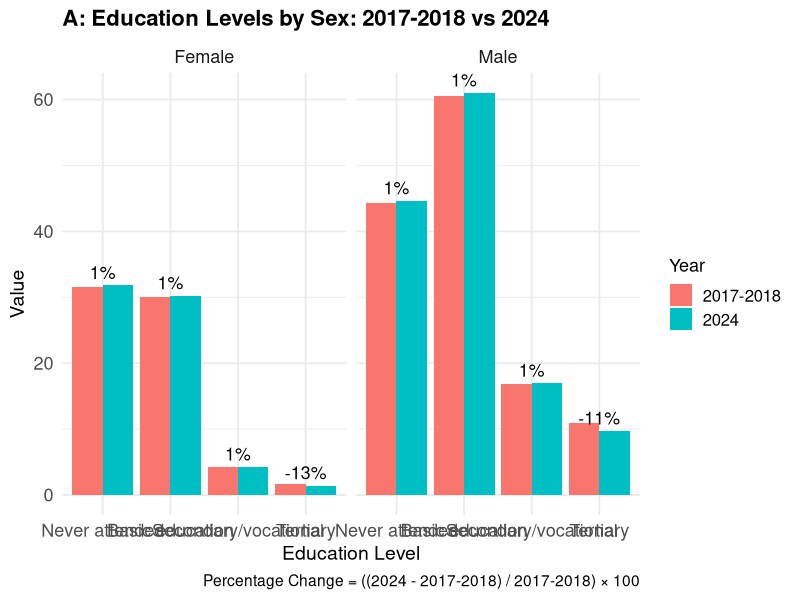
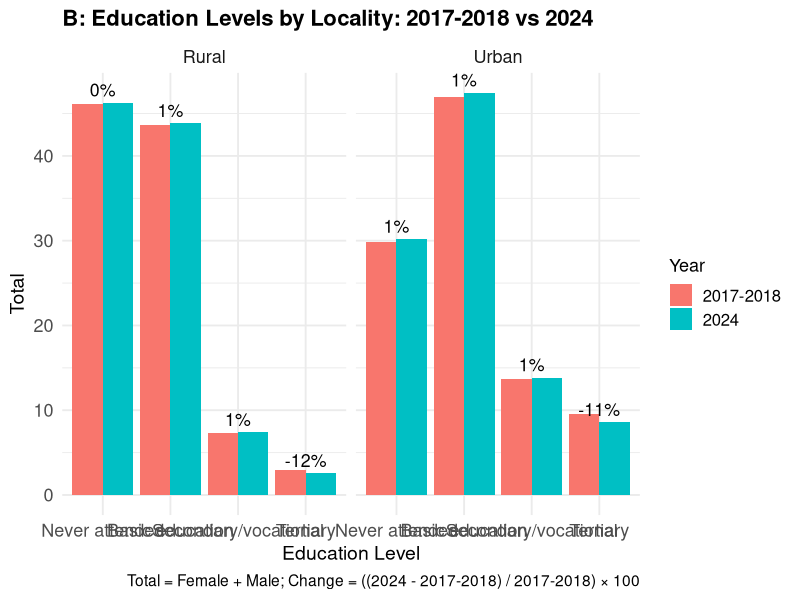
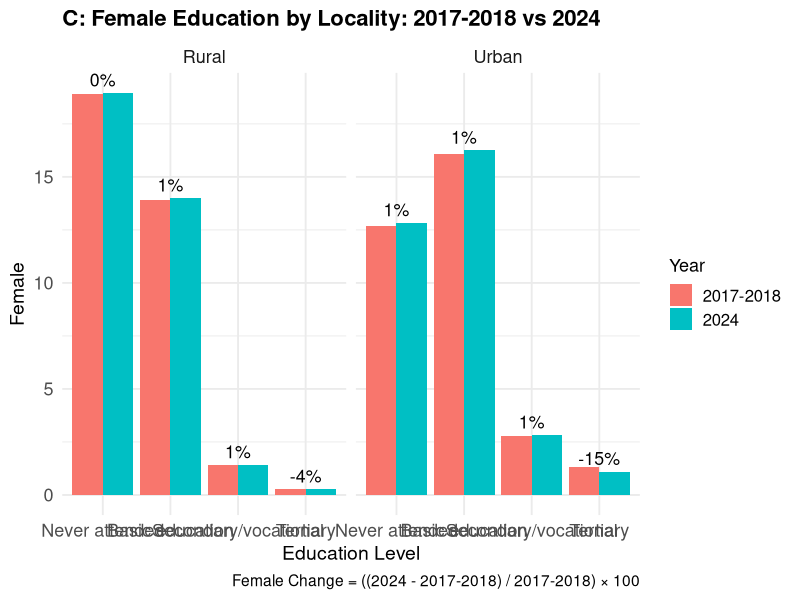
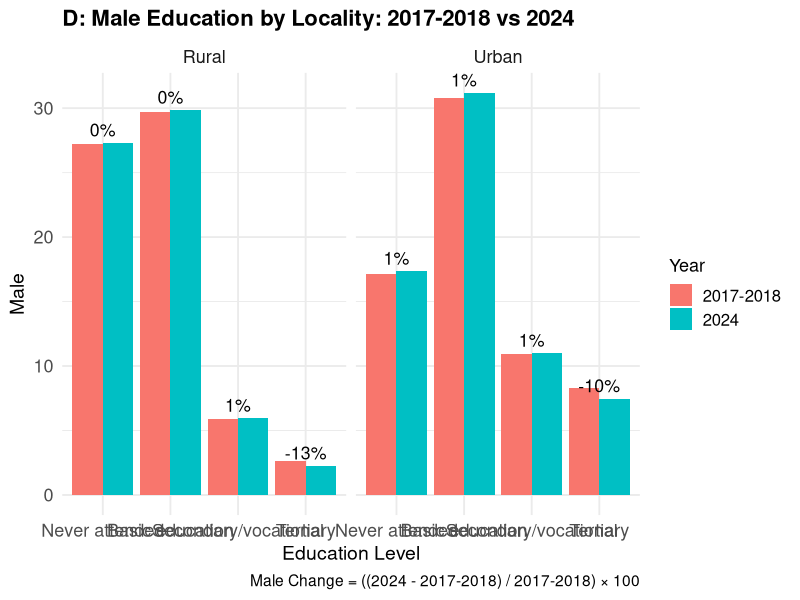
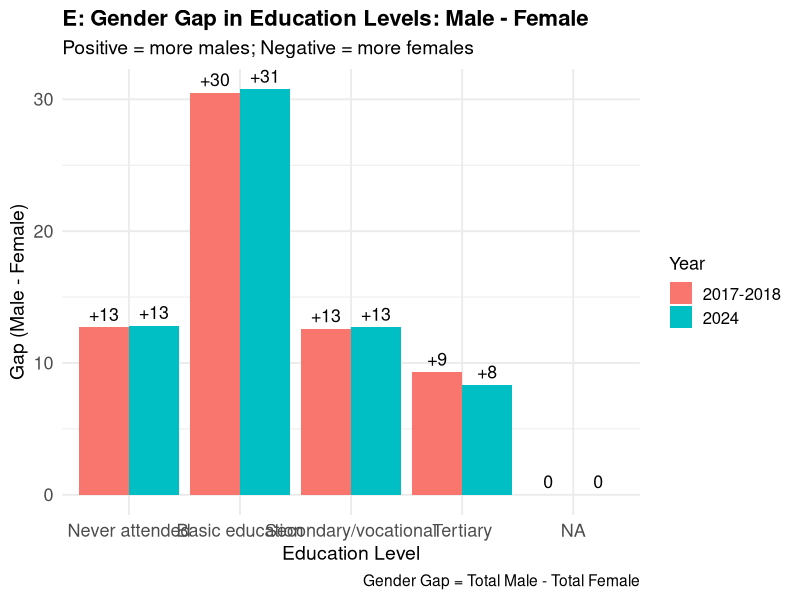
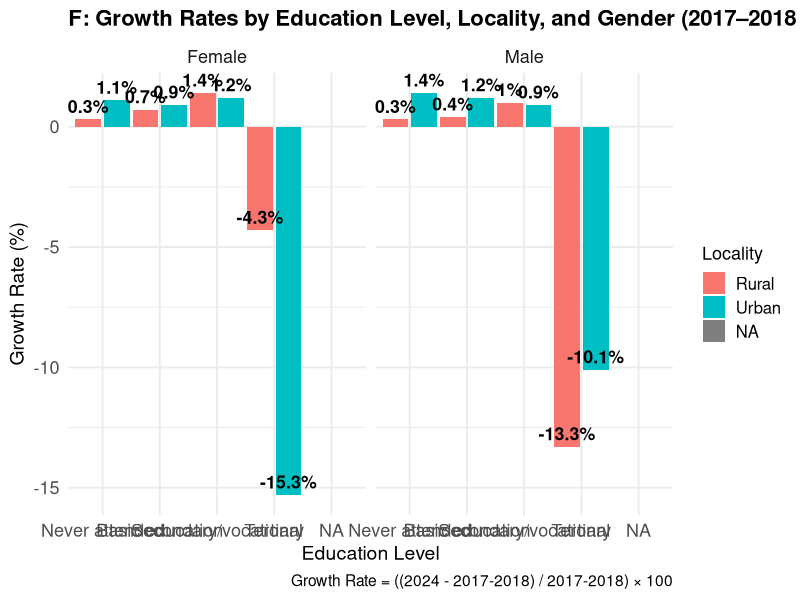
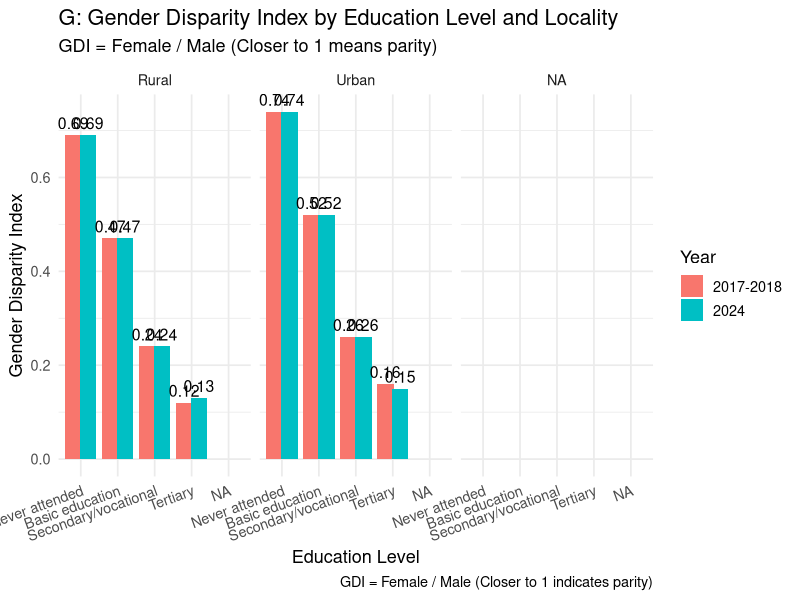
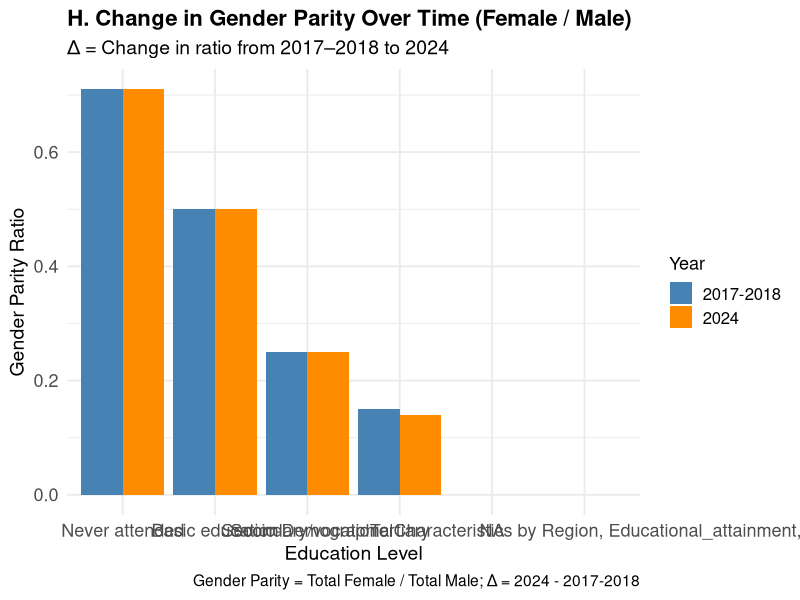

Recreate these plots in R, in order.
# Load necessary libraries
library(readxl)
library(dplyr)
library(ggplot2)
library(tidyr)
library(scales)

# Read data
data_1718 <- read_excel("2017-2018 data set.xlsx", sheet = "17-18")
data_2024 <- read_excel("2017-2018 data set.xlsx", sheet = "2024")

# Add Year column
data_1718 <- data_1718 %>% mutate(Year = "2017-2018")
data_2024 <- data_2024 %>% mutate(Year = "2024")

# Combine datasets
combined_data <- bind_rows(data_1718, data_2024)

# Convert to numeric
combined_data <- combined_data %>%
  mutate(
    Female = as.numeric(Female),
    Male = as.numeric(Male)
  )

# Standard education level order
edu_levels <- c("Never attended", "Basic education", "Secondary/vocational", "Tertiary")

# A. Education by Sex
sex_edu <- combined_data %>%
  filter(!is.na(`Education Level`), `Education Level` != "Total", !is.na(Female), !is.na(Male)) %>%
  group_by(Year, `Education Level`) %>%
  summarise(Female = sum(Female, na.rm = TRUE), Male = sum(Male, na.rm = TRUE), .groups = "drop") %>%
  pivot_longer(cols = c("Male", "Female"), names_to = "Sex", values_to = "Value") %>%
  mutate(`Education Level` = factor(`Education Level`, levels = edu_levels))

sex_edu_change <- sex_edu %>%
  pivot_wider(names_from = Year, values_from = Value) %>%
  filter(!is.na(`2024`) & !is.na(`2017-2018`)) %>%
  mutate(PercentChange = (`2024` - `2017-2018`) / `2017-2018` * 100)

ggplot(sex_edu, aes(x = `Education Level`, y = Value, fill = Year)) +
  geom_bar(stat = "identity", position = "dodge") +
  facet_wrap(~ Sex) +
  geom_text(data = sex_edu_change,
            aes(x = `Education Level`, y = `2024`, label = paste0(round(PercentChange), "%")),
            position = position_dodge(width = 0.9),
            size = 4.5, vjust = -0.5, inherit.aes = FALSE) +
  labs(title = "A: Education Levels by Sex: 2017-2018 vs 2024",
       x = "Education Level", y = "Value", caption = "Percentage Change = ((2024 - 2017-2018) / 2017-2018) × 100") +
  theme_minimal(base_size = 14) +
  theme(plot.title = element_text(size = 16, face = "bold"),
        axis.text = element_text(size = 13),
        axis.title = element_text(size = 14),
        legend.title = element_text(size = 13),
        legend.text = element_text(size = 12),
        strip.text = element_text(size = 13))

# B. Education by Locality
locality_edu <- combined_data %>%
  filter(!is.na(`Education Level`), `Education Level` != "Total", !is.na(Locality)) %>%
  group_by(Year, `Education Level`, Locality) %>%
  summarise(Total = sum(Female + Male, na.rm = TRUE), .groups = "drop") %>%
  mutate(`Education Level` = factor(`Education Level`, levels = edu_levels))

locality_edu_change <- locality_edu %>%
  pivot_wider(names_from = Year, values_from = Total) %>%
  filter(!is.na(`2024`) & !is.na(`2017-2018`)) %>%
  mutate(PercentChange = (`2024` - `2017-2018`) / `2017-2018` * 100)

ggplot(locality_edu, aes(x = `Education Level`, y = Total, fill = Year)) +
  geom_bar(stat = "identity", position = "dodge") +
  facet_wrap(~ Locality) +
  geom_text(data = locality_edu_change,
            aes(x = `Education Level`, y = `2024`, label = paste0(round(PercentChange), "%")),
            position = position_dodge(width = 0.9),
            size = 4.5, vjust = -0.5, inherit.aes = FALSE) +
  labs(title = "B: Education Levels by Locality: 2017-2018 vs 2024",
       x = "Education Level", y = "Total", caption = "Total = Female + Male; Change = ((2024 - 2017-2018) / 2017-2018) × 100") +
  theme_minimal(base_size = 14) +
  theme(plot.title = element_text(size = 16, face = "bold"),
        axis.text = element_text(size = 13),
        axis.title = element_text(size = 14),
        legend.title = element_text(size = 13),
        legend.text = element_text(size = 12),
        strip.text = element_text(size = 13))

# C. Female by Locality
female_locality <- combined_data %>%
  filter(!is.na(`Education Level`), `Education Level` != "Total", Locality %in% c("Urban", "Rural")) %>%
  select(`Education Level`, Locality, Female, Year) %>%
  mutate(`Education Level` = factor(`Education Level`, levels = edu_levels))

female_change <- female_locality %>%
  pivot_wider(names_from = Year, values_from = Female) %>%
  mutate(PercentChange = (`2024` - `2017-2018`) / `2017-2018` * 100)

ggplot(female_locality, aes(x = `Education Level`, y = Female, fill = Year)) +
  geom_bar(stat = "identity", position = "dodge") +
  facet_wrap(~ Locality) +
  geom_text(data = female_change,
            aes(x = `Education Level`, y = `2024`, label = paste0(round(PercentChange), "%")),
            position = position_dodge(width = 0.9),
            size = 4.5, vjust = -0.5, inherit.aes = FALSE) +
  labs(title = "C: Female Education by Locality: 2017-2018 vs 2024",
       x = "Education Level", y = "Female", caption = "Female Change = ((2024 - 2017-2018) / 2017-2018) × 100") +
  theme_minimal(base_size = 14) +
  theme(plot.title = element_text(size = 16, face = "bold"),
        axis.text = element_text(size = 13),
        axis.title = element_text(size = 14),
        legend.title = element_text(size = 13),
        legend.text = element_text(size = 12),
        strip.text = element_text(size = 13))

# D. Male by Locality
male_locality <- combined_data %>%
  filter(!is.na(`Education Level`), `Education Level` != "Total", Locality %in% c("Urban", "Rural")) %>%
  select(`Education Level`, Locality, Male, Year) %>%
  mutate(`Education Level` = factor(`Education Level`, levels = edu_levels))

male_change <- male_locality %>%
  pivot_wider(names_from = Year, values_from = Male) %>%
  mutate(PercentChange = (`2024` - `2017-2018`) / `2017-2018` * 100)

ggplot(male_locality, aes(x = `Education Level`, y = Male, fill = Year)) +
  geom_bar(stat = "identity", position = "dodge") +
  facet_wrap(~ Locality) +
  geom_text(data = male_change,
            aes(x = `Education Level`, y = `2024`, label = paste0(round(PercentChange), "%")),
            position = position_dodge(width = 0.9),
            size = 4.5, vjust = -0.5, inherit.aes = FALSE) +
  labs(title = "D: Male Education by Locality: 2017-2018 vs 2024",
       x = "Education Level", y = "Male", caption = "Male Change = ((2024 - 2017-2018) / 2017-2018) × 100") +
  theme_minimal(base_size = 14) +
  theme(plot.title = element_text(size = 16, face = "bold"),
        axis.text = element_text(size = 13),
        axis.title = element_text(size = 14),
        legend.title = element_text(size = 13),
        legend.text = element_text(size = 12),
        strip.text = element_text(size = 13))

# E. Gender Gap
gender_gap <- combined_data %>%
  filter(!is.na(`Education Level`), `Education Level` != "Total") %>%
  group_by(Year, `Education Level`) %>%
  summarise(Male = sum(Male, na.rm = TRUE),
            Female = sum(Female, na.rm = TRUE),
            Gap = Male - Female,
            .groups = "drop") %>%
  mutate(`Education Level` = factor(`Education Level`, levels = edu_levels),
         GapLabel = ifelse(Gap > 0, paste0("+", round(Gap)), round(Gap)))

ggplot(gender_gap, aes(x = `Education Level`, y = Gap, fill = Year)) +
  geom_bar(stat = "identity", position = "dodge") +
  geom_text(aes(label = GapLabel),
            position = position_dodge(width = 0.9),
            vjust = -0.5, size = 4.5, color = "black") +
  labs(title = "E: Gender Gap in Education Levels: Male - Female",
       caption = "Gender Gap = Total Male - Total Female",
       x = "Education Level", y = "Gap (Male - Female)",
       subtitle = "Positive = more males; Negative = more females") +
  theme_minimal(base_size = 14) +
  theme(plot.title = element_text(size = 16, face = "bold"),
        axis.text = element_text(size = 13),
        axis.title = element_text(size = 14),
        legend.title = element_text(size = 13),
        legend.text = element_text(size = 12),
        strip.text = element_text(size = 13))

# F. Growth Rate by Gender and Locality
growth_data <- combined_data %>%
  filter(!is.na(`Education Level`), `Education Level` != "Total") %>%
  pivot_longer(cols = c("Male", "Female"), names_to = "Gender", values_to = "Count") %>%
  group_by(`Education Level`, Locality, Gender, Year) %>%
  summarise(Total = sum(Count, na.rm = TRUE), .groups = "drop") %>%
  pivot_wider(names_from = Year, values_from = Total) %>%
  mutate(`Growth Rate (%)` = round(((`2024` - `2017-2018`) / `2017-2018`) * 100, 1))

growth_data$`Education Level` <- factor(growth_data$`Education Level`, levels = edu_levels)

ggplot(growth_data, aes(x = `Education Level`, y = `Growth Rate (%)`, fill = Locality)) +
  geom_bar(stat = "identity", position = position_dodge(width = 1)) +
  facet_wrap(~ Gender) +
  geom_text(aes(label = paste0(`Growth Rate (%)`, "%")),
            position = position_dodge(width = 1),
            vjust = -0.5, size = 4.5, fontface = "bold") +
  labs(title = "F: Growth Rates by Education Level, Locality, and Gender (2017–2018 to 2024)",
       x = "Education Level", y = "Growth Rate (%)", fill = "Locality", caption = "Growth Rate = ((2024 - 2017-2018) / 2017-2018) × 100") +
  theme_minimal(base_size = 14) +
  theme(plot.title = element_text(size = 16, face = "bold"),
        axis.text = element_text(size = 13),
        axis.title = element_text(size = 14),
        legend.title = element_text(size = 13),
        legend.text = element_text(size = 12),
        strip.text = element_text(size = 13))

# ====================================
# Step G: Gender Disparity Index (GDI)
# ====================================

gdi_data <- combined_data %>%
  filter(
    !is.na(`Education Level`),
    `Education Level` != "Total"
  ) %>%
  group_by(Year, Locality, `Education Level`) %>%
  summarise(
    Male = sum(Male, na.rm = TRUE),
    Female = sum(Female, na.rm = TRUE),
    .groups = "drop"
  ) %>%
  mutate(GDI = round(Female / Male, 2))

# Set factor levels again
gdi_data$`Education Level` <- factor(
  gdi_data$`Education Level`,
  levels = c("Never attended", "Basic education", "Secondary/vocational", "Tertiary")
)

# Plot Gender Disparity Index
ggplot(gdi_data, aes(x = `Education Level`, y = GDI, fill = as.factor(Year))) +
  geom_bar(stat = "identity", position = position_dodge(width = 0.8)) +
  facet_wrap(~Locality) +
  geom_text(
    aes(label = GDI),
    position = position_dodge(width = 0.8),
    vjust = -0.5,
    size = 4,
    family = "sans"
  ) +
  labs(
    title = "G: Gender Disparity Index by Education Level and Locality",
    subtitle = "GDI = Female / Male (Closer to 1 means parity)",
    x = "Education Level",
    y = "Gender Disparity Index",
    fill = "Year",
    caption = "GDI = Female / Male (Closer to 1 indicates parity)"
  ) +
  theme_minimal(base_size = 13) +
  theme(axis.text.x = element_text(angle = 20, hjust = 1))


# ====================================
# PART H: Change in Gender Parity Over Time
# ====================================

# Step 1: Calculate parity ratio (Female / Male) per Year and Education Level
parity_data <- combined_data %>%
  filter(!is.na(`Education Level`), `Education Level` != "Total") %>%
  group_by(Year, `Education Level`) %>%
  summarise(
    Total_Female = sum(Female, na.rm = TRUE),
    Total_Male = sum(Male, na.rm = TRUE),
    .groups = "drop"
  ) %>%
  mutate(GenderParity = round(Total_Female / Total_Male, 2))

# Step 2: Reshape to wide format to calculate change
parity_change <- parity_data %>%
  pivot_wider(names_from = Year, values_from = GenderParity,
              names_prefix = "Parity_") %>%
  mutate(Change = Parity_2024 - `Parity_2017-2018`)

# Step 3: Reshape to long for plotting
parity_long <- parity_data %>%
  mutate(`Education Level` = factor(`Education Level`, levels = edu_levels))

# Step 4: Plot
ggplot(parity_long, aes(x = `Education Level`, y = GenderParity, fill = Year)) +
  geom_bar(stat = "identity", position = "dodge") +
  geom_text(data = parity_change,
            aes(x = `Education Level`, y = pmax(Parity_2024, `Parity_2017-2018`),
                label = paste0("Δ ", round(Change, 2))),
            position = position_dodge(width = 0.9),
            vjust = -0.6,
            inherit.aes = FALSE,
            size = 4.5,
            color = "black") +
  labs(title = "H. Change in Gender Parity Over Time (Female / Male)",
       x = "Education Level", y = "Gender Parity Ratio",
       subtitle = "Δ = Change in ratio from 2017–2018 to 2024", caption = "Gender Parity = Total Female / Total Male; Δ = 2024 - 2017-2018") +
  scale_fill_manual(values = c("2017-2018" = "steelblue", "2024" = "darkorange")) +
  theme_minimal(base_size = 14) +
  theme(plot.title = element_text(size = 16, face = "bold"),
        axis.text = element_text(size = 13),
        axis.title = element_text(size = 14),
        legend.title = element_text(size = 13),
        legend.text = element_text(size = 12))
# ====================================
# PART I: Locality Disparity Index
# ====================================

locality_disparity <- combined_data %>%
  filter(
    !is.na(`Education Level`),
    `Education Level` != "Total",
    !is.na(Locality)
  ) %>%
  group_by(Year, `Education Level`, Locality) %>%
  summarise(
    Total = sum(Female + Male, na.rm = TRUE),
    .groups = "drop"
  ) %>%
  pivot_wider(names_from = Locality, values_from = Total) %>%
  mutate(`Urban/Rural Ratio` = round(Urban / Rural, 2))

# Ensure consistent education level ordering
locality_disparity$`Education Level` <- factor(
  locality_disparity$`Education Level`,
  levels = edu_levels
)

# Plot: Urban/Rural Disparity by Education Level
ggplot(locality_disparity, aes(x = `Education Level`, y = `Urban/Rural Ratio`, fill = as.factor(Year))) +
  geom_bar(stat = "identity", position = position_dodge(width = 0.7)) +
  geom_text(aes(label = `Urban/Rural Ratio`),
            position = position_dodge(width = 0.7),
            vjust = -0.5,
            size = 4.5,
            color = "black") +
  labs(
    title = "I: Locality Disparity Index by Education Level",
    caption = "Urban/Rural Ratio = Total Urban / Total Rural",
    x = "Education Level",
    y = "Urban/Rural Ratio",
    fill = "Year",
    subtitle = "Ratio > 1: Urban higher; Ratio < 1: Rural higher"
  ) +
  theme_minimal(base_size = 14) +
  theme(
    plot.title = element_text(size = 16, face = "bold"),
    axis.text = element_text(size = 13),
    axis.title = element_text(size = 14),
    legend.title = element_text(size = 13),
    legend.text = element_text(size = 12)
  )



# ====================================
# PART J: Gender Gap by Locality (Urban vs. Rural)
# ====================================

# Calculate gender gap per locality and education level
gender_gap_locality <- combined_data %>%
  filter(
    !is.na(`Education Level`),
    `Education Level` != "Total",
    Locality %in% c("Urban", "Rural")
  ) %>%
  group_by(Year, `Education Level`, Locality) %>%
  summarise(
    Male = sum(Male, na.rm = TRUE),
    Female = sum(Female, na.rm = TRUE),
    .groups = "drop"
  ) %>%
  mutate(
    Gap = Male - Female,
    GapLabel = ifelse(Gap > 0, paste0("+", round(Gap)), as.character(round(Gap)))
  )

# Reorder education levels
gender_gap_locality$`Education Level` <- factor(
  gender_gap_locality$`Education Level`,
  levels = edu_levels
)

# Plot gender gap by locality
ggplot(gender_gap_locality, aes(x = `Education Level`, y = Gap, fill = Year)) +
  geom_bar(stat = "identity", position = position_dodge(width = 0.8)) +
  facet_wrap(~ Locality) +
  geom_text(aes(label = GapLabel),
            position = position_dodge(width = 0.8),
            vjust = -0.5,
            size = 4.5,
            color = "black") +
  labs(
    title = "J: Gender Gap by Locality (Urban vs. Rural)",
    subtitle = "Positive = More Males)",
    caption = "Gender Gap = Male - Female",
    x = "Education Level",
    y = "Gender Gap",
    fill = "Year"
  ) +
  theme_minimal(base_size = 14) +
  theme(
    plot.title = element_text(size = 16, face = "bold"),
    strip.text = element_text(size = 13),
    axis.text = element_text(size = 13),
    axis.title = element_text(size = 14),
    legend.title = element_text(size = 13),
    legend.text = element_text(size = 12)
  )
